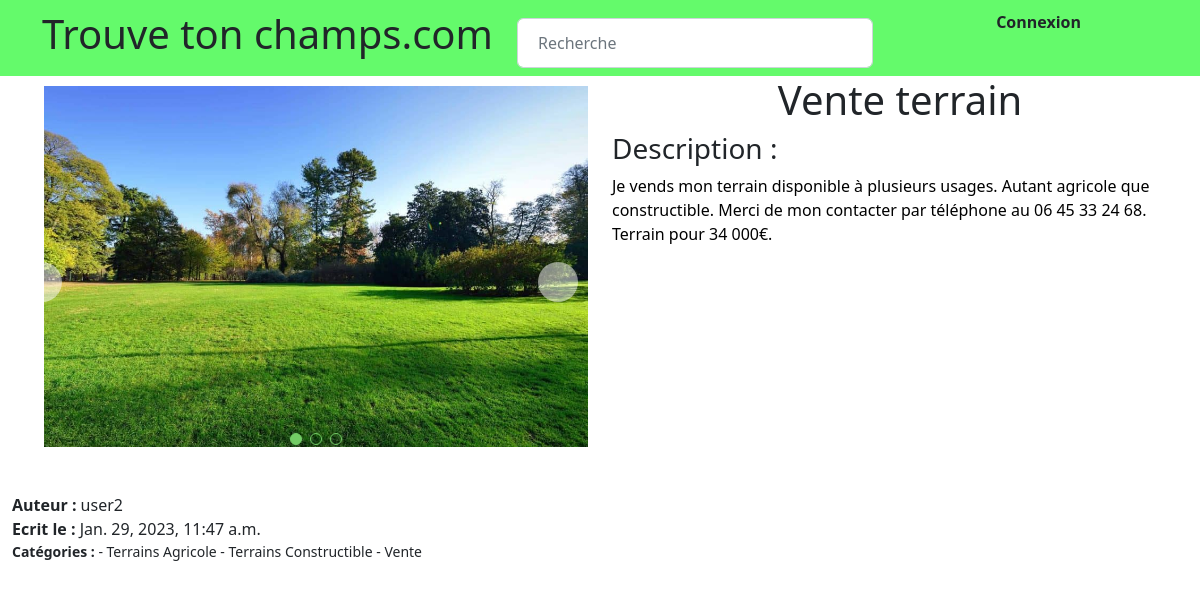
Page /product-detail/9 on the committed database.
### trouvetonchamp/models.py (models this page shows, shortened)
class Product(models.Model):
    name = models.CharField(max_length=200, null=True, blank=True, default='')
    banner = models.ImageField(upload_to='static/media/banner')
    img2 = models.ImageField(upload_to='static/media/img', null=True, blank=True)
    img1 = models.ImageField(upload_to='static/media/img', null=True, blank=True)
    img3 = models.ImageField(upload_to='static/media/img', null=True, blank=True)
    summary = models.CharField(max_length=200, null=True, blank=True, default='')
    content = models.TextField(null=True, blank=True, default='')
    date_pub = models.DateTimeField(default=datetime.now, blank=True)
    categories = models.ManyToManyField(Category, related_name='products')
    users = models.ForeignKey(User, related_name='users', blank=True, null=True, on_delete=models.CASCADE)

class Category(models.Model):
    title = models.CharField(max_length=200, null=True, blank=True, default='')

### trouvetonchamp/views.py (the view)
# urls.py: path('product-detail/<int:pk>', Products.as_view(), name="product"),
class Products(DetailView):
    objects = None
    template_name = 'product.html'
    model = Product

### templates/product.html (shortened to what this page needs)
{% extends 'base.html' %}
{% block body_content %}
    <div class="container-fluid">
        <div class="row">
            <div class="col-12 col-sm-5 col-md-6">
                <div class="row">
                    <div class="container">
                        <div class="featured-wrapper">
                            <ul class="featured-list">
                                <li>
                                    <figure>
                                    </figure>
                                </li>
                            </ul>
                            <ul class="dots">
                                <li>
                                    <label for="image1"></label>
                                </li>
                                {% if object.img2 %}
                                    <li>
                                        <label for="image2"></label>
                                    </li>
                                {% endif %}
                                {% if object.img3 %}
                                    <li>
                                        <label for="image3"></label>
                                    </li>
                                {% endif %}
                            </ul>
                        </div>
                    </div>
                </div>
                <div class="row">
                  <span>
                      <b> Auteur : </b>{{ object.users }}  <br> <b>Ecrit le : </b>{{object.date_pub }}
                  </span>
                    {% if object.categories %}
                        <small><b> Catégories : </b>
                            {% for categorie in object.categories.all %}
                                - {{ categorie.title }}
                            {% endfor %}
                        </small>
                    {% endif %}
                </div>
            </div>
            <div class="col-12 col-sm-7 col-md-6 mt-md-0 mt-4">
                <h1 class="center">{{ object.name }}</h1>
                <h3>Description : </h3>
                <p> {{ object.content }} </p>
            </div>
        </div>
    </div>
{% endblock%}

### static/style.css (style rules this page uses)
:root { --white: #fff; --black: #000; --overlay: rgba(0, 0, 0, 0.75); }
.center { text-align: center; }
h5, p, a, a:hover { text-decoration: none; color: #000000; }
h1 { margin-top: -10px; }
ul { list-style: none; }
label { display: block; cursor: pointer; }
.featured-wrapper { position: relative; }
.featured-wrapper .featured-list { display: grid; }
.featured-wrapper .featured-list li { grid-column: 1; grid-row: 1; opacity: 0; transition: opacity 0.25s; }
.featured-wrapper .dots { position: absolute; bottom: 10px; left: 50%; transform: translateX(-50%); display: flex; }
.featured-wrapper .dots li:not(:last-child) { margin-right: 8px; }
.featured-wrapper .dots label { display: inline-block; width: 12px; height: 12px; border-radius: 50%; border: 1px solid #73cc66; transition: background 0.25s; }
[id="image1"]:checked ~ .container .featured-list li:nth-child(1), [id="image2"]:checked ~ .container .featured-list li:nth-child(2), [id="image3"]:checked ~ .container .featured-list li:nth-child(3), [id^="image"]:checked ~ .container .arrows [for^="image"]:hover::before, [id^="image"]:checked ~ .container .arrows [for^="image"]:hover::after { opacity: 1; }
[id="image1"]:checked ~ .container .dots [for="image1"], [id="image2"]:checked ~ .container .dots [for="image2"], [id="image3"]:checked ~ .container .dots [for="image3"] { background: #73cc66; }

### rows in the picture
Product: users "user2", date_pub "Jan. 29, 2023, 11:47 a.m.", name "Vente terrain", content "Je vends mon terrain disponible à plusieurs usages. Autant agricole que constructible. Merci de mon contacter par téléphone au 06 45 33 24 68. Terrain pour 34 000€."
Category: title "Terrains Agricole"
Category: title "Terrains Constructible"
Category: title "Vente"
